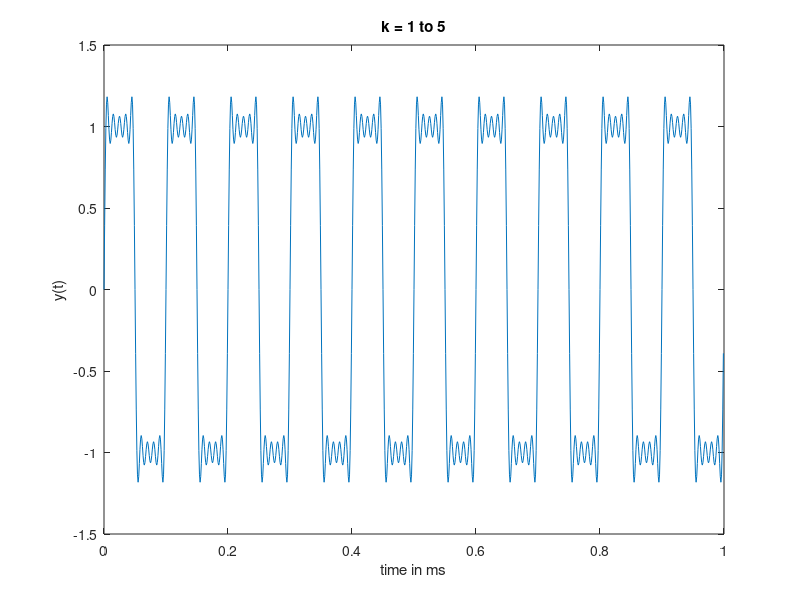
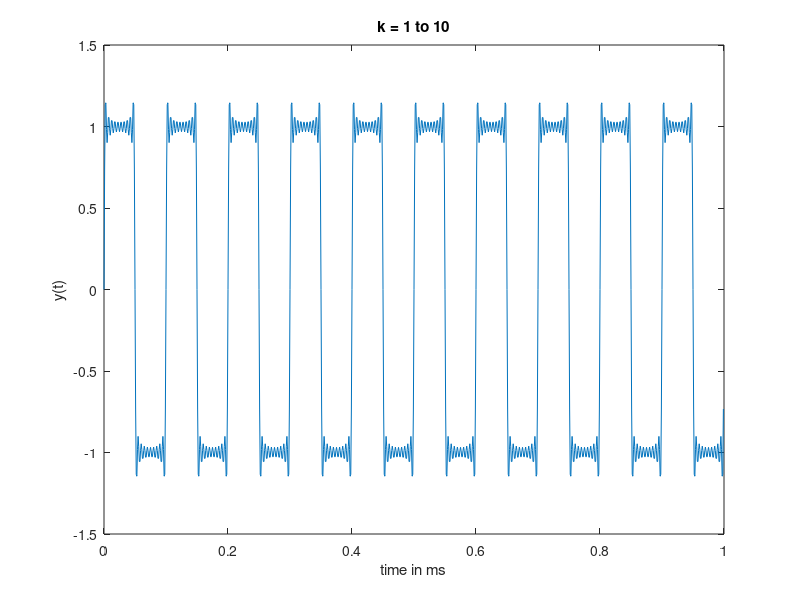

Write the MATLAB code that produced these figures, in order.
N = 1000;
t = (0:1/N:1-1/N);
x = 0;
x1 = 0;
A = 1; 
f0 = 10;
f01 = 10;
f = 1;
f1 = 1;

for k = 1:1:5
    %x + A*(4/pi)*((sin(2*pi*(2*k-1)*f0*t))/(2*k-1));
    %x + sin(k*t)/k;
    x = x + ((sin((2*pi)*((2*k)-1)*(f0*t)))/((2*k)-1));
end
    x = x * A * (4/pi);
    
figure;
plot(t,x);
title('k = 1 to 5');
xlabel('time in ms');
ylabel('y(t)');

for k1 = 1:1:10
    x1 = x1 + ((sin((2*pi)*((2*k1)-1)*(f01*t)))/((2*k1)-1));
end
    x1 = x1 * A * (4/pi);
    
figure;
plot(t,x1);
title('k = 1 to 10');
xlabel('time in ms');
ylabel('y(t)');

